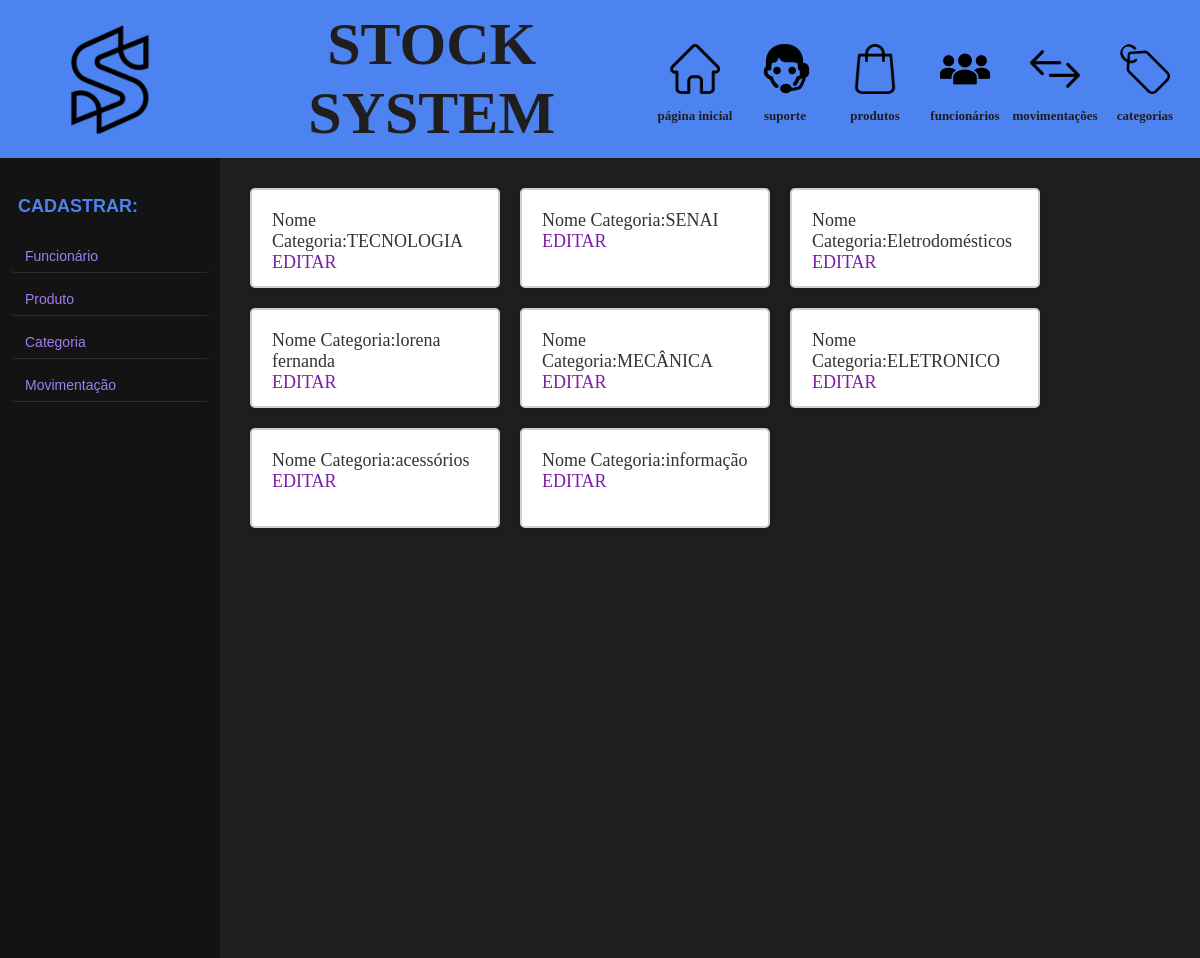
Screenshot of /categoria with the database file from the repository.
### models.py (models this page shows, shortened)
class Categoria(Base):
    __tablename__ = 'categoria'
    id = Column(Integer, primary_key=True)
    name_categoria = Column(String(20), nullable=False)
    def serialize_Categoria(self):
        dados_Categoria = {
            "id": self.id,
            "name_categoria": self.name_categoria,
        }
        return dados_Categoria

### app.py (the view)
@app.route('/categoria', methods=['GET'])
def categoria():
    sql_categoria = select(Categoria)
    resultado_categoria = db_session.execute(sql_categoria).scalars()
    lista_categoria = []
    for n in resultado_categoria:
        lista_categoria.append(n.serialize_Categoria())
        print((lista_categoria[-1]))
    return render_template('categoria.html',
                           lista_categoria=lista_categoria)

### templates/categoria.html
{% extends 'template.html' %}
{% block conteudo %}
{% for item in lista_categoria %}
<div class="conteudo_categoria">
    <p> Nome Categoria:{{item.name_categoria}} </p>
    <a href="{{url_for('editar_categoria', id_categoria=item.id)}}"> EDITAR</a>
</div>
{% endfor %}
{% endblock conteudo %}

### static/template.css (style rules this page uses)
* { margin: 0; padding: 0; box-sizing: border-box; transition: all 0.3s ease-in-out; }
html, body { height: 100%; font-family: "Baskerville Old Face", serif; background-color: #131313; color: #2c2c2c; }
body { display: flex; flex-direction: column; }
a { color: #7b1fa2; text-decoration: none; transition: color 0.3s; }
.conteudo_categoria { background: #ffffff; text-align: start; display: inline-block; width: 250px; height: 100px; border-radius: 5px; font-size: 18px; padding: 20px; border: 2px solid #d1d1d1; margin: 10px; box-shadow: 0 2px 6px rgba(0, 0, 0, 0.1); color: #333; font-family: 'Georgia', serif; float: left; }
body { font-family: 'Arial', sans-serif; background-color: #1e1e2f; color: #ffffff; margin: 0; padding: 0; }

### rows the page displays
Categoria: name_categoria "TECNOLOGIA"
Categoria: name_categoria "SENAI"
Categoria: name_categoria "Eletrodomésticos"
Categoria: name_categoria "lorena fernanda"
Categoria: name_categoria "MECÂNICA"
Categoria: name_categoria "ELETRONICO"
Categoria: name_categoria "acessórios"
Categoria: name_categoria "informação"
